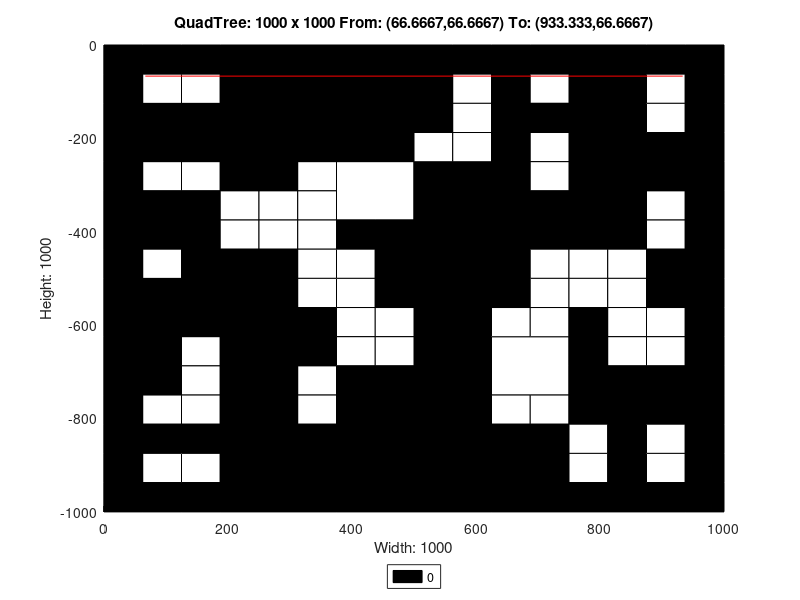

The MATLAB script that drew this image:
axis([0 1000 -1000 0]);
title('QuadTree: 1000 x 1000 From: (66.6667,66.6667) To: (933.333,66.6667)');
xlabel('Width: 1000');
ylabel('Height: 1000');
rectangle('Position',[250 -250 250 250], 'FaceColor',[0 0 0]);
rectangle('Position',[0 -250 125 125], 'FaceColor',[0 0 0]);
rectangle('Position',[125 -250 125 125], 'FaceColor',[0 0 0]);
rectangle('Position',[375 -375 125 125], 'FaceColor',[1 1 1]);
rectangle('Position',[750 -125 125 125], 'FaceColor',[0 0 0]);
rectangle('Position',[750 -250 125 125], 'FaceColor',[0 0 0]);
rectangle('Position',[500 -375 125 125], 'FaceColor',[0 0 0]);
rectangle('Position',[500 -500 125 125], 'FaceColor',[0 0 0]);
rectangle('Position',[750 -375 125 125], 'FaceColor',[0 0 0]);
rectangle('Position',[0 -625 125 125], 'FaceColor',[0 0 0]);
rectangle('Position',[125 -625 125 125], 'FaceColor',[0 0 0]);
rectangle('Position',[0 -750 125 125], 'FaceColor',[0 0 0]);
rectangle('Position',[375 -875 125 125], 'FaceColor',[0 0 0]);
rectangle('Position',[250 -1000 125 125], 'FaceColor',[0 0 0]);
rectangle('Position',[375 -1000 125 125], 'FaceColor',[0 0 0]);
rectangle('Position',[500 -625 125 125], 'FaceColor',[0 0 0]);
rectangle('Position',[500 -750 125 125], 'FaceColor',[0 0 0]);
rectangle('Position',[625 -750 125 125], 'FaceColor',[1 1 1]);
rectangle('Position',[500 -875 125 125], 'FaceColor',[0 0 0]);
rectangle('Position',[500 -1000 125 125], 'FaceColor',[0 0 0]);
rectangle('Position',[625 -1000 125 125], 'FaceColor',[0 0 0]);
rectangle('Position',[0 -62.5 62.5 62.5], 'FaceColor',[0 0 0]);
rectangle('Position',[62.5 -62.5 62.5 62.5], 'FaceColor',[0 0 0]);
rectangle('Position',[0 -125 62.5 62.5], 'FaceColor',[0 0 0]);
rectangle('Position',[62.5 -125 62.5 62.5], 'FaceColor',[1 1 1]);
rectangle('Position',[125 -62.5 62.5 62.5], 'FaceColor',[0 0 0]);
rectangle('Position',[187.5 -62.5 62.5 62.5], 'FaceColor',[0 0 0]);
rectangle('Position',[125 -125 62.5 62.5], 'FaceColor',[1 1 1]);
rectangle('Position',[187.5 -125 62.5 62.5], 'FaceColor',[0 0 0]);
rectangle('Position',[0 -312.5 62.5 62.5], 'FaceColor',[0 0 0]);
rectangle('Position',[62.5 -312.5 62.5 62.5], 'FaceColor',[1 1 1]);
rectangle('Position',[0 -375 62.5 62.5], 'FaceColor',[0 0 0]);
rectangle('Position',[62.5 -375 62.5 62.5], 'FaceColor',[0 0 0]);
rectangle('Position',[125 -312.5 62.5 62.5], 'FaceColor',[1 1 1]);
rectangle('Position',[187.5 -312.5 62.5 62.5], 'FaceColor',[0 0 0]);
rectangle('Position',[125 -375 62.5 62.5], 'FaceColor',[0 0 0]);
rectangle('Position',[187.5 -375 62.5 62.5], 'FaceColor',[1 1 1]);
rectangle('Position',[0 -437.5 62.5 62.5], 'FaceColor',[0 0 0]);
rectangle('Position',[62.5 -437.5 62.5 62.5], 'FaceColor',[0 0 0]);
rectangle('Position',[0 -500 62.5 62.5], 'FaceColor',[0 0 0]);
rectangle('Position',[62.5 -500 62.5 62.5], 'FaceColor',[1 1 1]);
rectangle('Position',[125 -437.5 62.5 62.5], 'FaceColor',[0 0 0]);
rectangle('Position',[187.5 -437.5 62.5 62.5], 'FaceColor',[1 1 1]);
rectangle('Position',[125 -500 62.5 62.5], 'FaceColor',[0 0 0]);
rectangle('Position',[187.5 -500 62.5 62.5], 'FaceColor',[0 0 0]);
rectangle('Position',[250 -312.5 62.5 62.5], 'FaceColor',[0 0 0]);
rectangle('Position',[312.5 -312.5 62.5 62.5], 'FaceColor',[1 1 1]);
rectangle('Position',[250 -375 62.5 62.5], 'FaceColor',[1 1 1]);
rectangle('Position',[312.5 -375 62.5 62.5], 'FaceColor',[1 1 1]);
rectangle('Position',[250 -437.5 62.5 62.5], 'FaceColor',[1 1 1]);
rectangle('Position',[312.5 -437.5 62.5 62.5], 'FaceColor',[1 1 1]);
rectangle('Position',[250 -500 62.5 62.5], 'FaceColor',[0 0 0]);
rectangle('Position',[312.5 -500 62.5 62.5], 'FaceColor',[1 1 1]);
rectangle('Position',[375 -437.5 62.5 62.5], 'FaceColor',[0 0 0]);
rectangle('Position',[437.5 -437.5 62.5 62.5], 'FaceColor',[0 0 0]);
rectangle('Position',[375 -500 62.5 62.5], 'FaceColor',[1 1 1]);
rectangle('Position',[437.5 -500 62.5 62.5], 'FaceColor',[0 0 0]);
rectangle('Position',[500 -62.5 62.5 62.5], 'FaceColor',[0 0 0]);
rectangle('Position',[562.5 -62.5 62.5 62.5], 'FaceColor',[0 0 0]);
rectangle('Position',[500 -125 62.5 62.5], 'FaceColor',[0 0 0]);
rectangle('Position',[562.5 -125 62.5 62.5], 'FaceColor',[1 1 1]);
rectangle('Position',[625 -62.5 62.5 62.5], 'FaceColor',[0 0 0]);
rectangle('Position',[687.5 -62.5 62.5 62.5], 'FaceColor',[0 0 0]);
rectangle('Position',[625 -125 62.5 62.5], 'FaceColor',[0 0 0]);
rectangle('Position',[687.5 -125 62.5 62.5], 'FaceColor',[1 1 1]);
rectangle('Position',[500 -187.5 62.5 62.5], 'FaceColor',[0 0 0]);
rectangle('Position',[562.5 -187.5 62.5 62.5], 'FaceColor',[1 1 1]);
rectangle('Position',[500 -250 62.5 62.5], 'FaceColor',[1 1 1]);
rectangle('Position',[562.5 -250 62.5 62.5], 'FaceColor',[1 1 1]);
rectangle('Position',[625 -187.5 62.5 62.5], 'FaceColor',[0 0 0]);
rectangle('Position',[687.5 -187.5 62.5 62.5], 'FaceColor',[0 0 0]);
rectangle('Position',[625 -250 62.5 62.5], 'FaceColor',[0 0 0]);
rectangle('Position',[687.5 -250 62.5 62.5], 'FaceColor',[1 1 1]);
rectangle('Position',[875 -62.5 62.5 62.5], 'FaceColor',[0 0 0]);
rectangle('Position',[937.5 -62.5 62.5 62.5], 'FaceColor',[0 0 0]);
rectangle('Position',[875 -125 62.5 62.5], 'FaceColor',[1 1 1]);
rectangle('Position',[937.5 -125 62.5 62.5], 'FaceColor',[0 0 0]);
rectangle('Position',[875 -187.5 62.5 62.5], 'FaceColor',[1 1 1]);
rectangle('Position',[937.5 -187.5 62.5 62.5], 'FaceColor',[0 0 0]);
rectangle('Position',[875 -250 62.5 62.5], 'FaceColor',[0 0 0]);
rectangle('Position',[937.5 -250 62.5 62.5], 'FaceColor',[0 0 0]);
rectangle('Position',[625 -312.5 62.5 62.5], 'FaceColor',[0 0 0]);
rectangle('Position',[687.5 -312.5 62.5 62.5], 'FaceColor',[1 1 1]);
rectangle('Position',[625 -375 62.5 62.5], 'FaceColor',[0 0 0]);
rectangle('Position',[687.5 -375 62.5 62.5], 'FaceColor',[0 0 0]);
rectangle('Position',[625 -437.5 62.5 62.5], 'FaceColor',[0 0 0]);
rectangle('Position',[687.5 -437.5 62.5 62.5], 'FaceColor',[0 0 0]);
rectangle('Position',[625 -500 62.5 62.5], 'FaceColor',[0 0 0]);
rectangle('Position',[687.5 -500 62.5 62.5], 'FaceColor',[1 1 1]);
rectangle('Position',[875 -312.5 62.5 62.5], 'FaceColor',[0 0 0]);
rectangle('Position',[937.5 -312.5 62.5 62.5], 'FaceColor',[0 0 0]);
rectangle('Position',[875 -375 62.5 62.5], 'FaceColor',[1 1 1]);
rectangle('Position',[937.5 -375 62.5 62.5], 'FaceColor',[0 0 0]);
rectangle('Position',[750 -437.5 62.5 62.5], 'FaceColor',[0 0 0]);
rectangle('Position',[812.5 -437.5 62.5 62.5], 'FaceColor',[0 0 0]);
rectangle('Position',[750 -500 62.5 62.5], 'FaceColor',[1 1 1]);
rectangle('Position',[812.5 -500 62.5 62.5], 'FaceColor',[1 1 1]);
rectangle('Position',[875 -437.5 62.5 62.5], 'FaceColor',[1 1 1]);
rectangle('Position',[937.5 -437.5 62.5 62.5], 'FaceColor',[0 0 0]);
rectangle('Position',[875 -500 62.5 62.5], 'FaceColor',[0 0 0]);
rectangle('Position',[937.5 -500 62.5 62.5], 'FaceColor',[0 0 0]);
rectangle('Position',[125 -687.5 62.5 62.5], 'FaceColor',[1 1 1]);
rectangle('Position',[187.5 -687.5 62.5 62.5], 'FaceColor',[0 0 0]);
rectangle('Position',[125 -750 62.5 62.5], 'FaceColor',[1 1 1]);
rectangle('Position',[187.5 -750 62.5 62.5], 'FaceColor',[0 0 0]);
rectangle('Position',[250 -562.5 62.5 62.5], 'FaceColor',[0 0 0]);
rectangle('Position',[312.5 -562.5 62.5 62.5], 'FaceColor',[1 1 1]);
rectangle('Position',[250 -625 62.5 62.5], 'FaceColor',[0 0 0]);
rectangle('Position',[312.5 -625 62.5 62.5], 'FaceColor',[0 0 0]);
rectangle('Position',[375 -562.5 62.5 62.5], 'FaceColor',[1 1 1]);
rectangle('Position',[437.5 -562.5 62.5 62.5], 'FaceColor',[0 0 0]);
rectangle('Position',[375 -625 62.5 62.5], 'FaceColor',[1 1 1]);
rectangle('Position',[437.5 -625 62.5 62.5], 'FaceColor',[1 1 1]);
rectangle('Position',[250 -687.5 62.5 62.5], 'FaceColor',[0 0 0]);
rectangle('Position',[312.5 -687.5 62.5 62.5], 'FaceColor',[0 0 0]);
rectangle('Position',[250 -750 62.5 62.5], 'FaceColor',[0 0 0]);
rectangle('Position',[312.5 -750 62.5 62.5], 'FaceColor',[1 1 1]);
rectangle('Position',[375 -687.5 62.5 62.5], 'FaceColor',[1 1 1]);
rectangle('Position',[437.5 -687.5 62.5 62.5], 'FaceColor',[1 1 1]);
rectangle('Position',[375 -750 62.5 62.5], 'FaceColor',[0 0 0]);
rectangle('Position',[437.5 -750 62.5 62.5], 'FaceColor',[0 0 0]);
rectangle('Position',[0 -812.5 62.5 62.5], 'FaceColor',[0 0 0]);
rectangle('Position',[62.5 -812.5 62.5 62.5], 'FaceColor',[1 1 1]);
rectangle('Position',[0 -875 62.5 62.5], 'FaceColor',[0 0 0]);
rectangle('Position',[62.5 -875 62.5 62.5], 'FaceColor',[0 0 0]);
rectangle('Position',[125 -812.5 62.5 62.5], 'FaceColor',[1 1 1]);
rectangle('Position',[187.5 -812.5 62.5 62.5], 'FaceColor',[0 0 0]);
rectangle('Position',[125 -875 62.5 62.5], 'FaceColor',[0 0 0]);
rectangle('Position',[187.5 -875 62.5 62.5], 'FaceColor',[0 0 0]);
rectangle('Position',[0 -937.5 62.5 62.5], 'FaceColor',[0 0 0]);
rectangle('Position',[62.5 -937.5 62.5 62.5], 'FaceColor',[1 1 1]);
rectangle('Position',[0 -1000 62.5 62.5], 'FaceColor',[0 0 0]);
rectangle('Position',[62.5 -1000 62.5 62.5], 'FaceColor',[0 0 0]);
rectangle('Position',[125 -937.5 62.5 62.5], 'FaceColor',[1 1 1]);
rectangle('Position',[187.5 -937.5 62.5 62.5], 'FaceColor',[0 0 0]);
rectangle('Position',[125 -1000 62.5 62.5], 'FaceColor',[0 0 0]);
rectangle('Position',[187.5 -1000 62.5 62.5], 'FaceColor',[0 0 0]);
rectangle('Position',[250 -812.5 62.5 62.5], 'FaceColor',[0 0 0]);
rectangle('Position',[312.5 -812.5 62.5 62.5], 'FaceColor',[1 1 1]);
rectangle('Position',[250 -875 62.5 62.5], 'FaceColor',[0 0 0]);
rectangle('Position',[312.5 -875 62.5 62.5], 'FaceColor',[0 0 0]);
rectangle('Position',[625 -562.5 62.5 62.5], 'FaceColor',[0 0 0]);
rectangle('Position',[687.5 -562.5 62.5 62.5], 'FaceColor',[1 1 1]);
rectangle('Position',[625 -625 62.5 62.5], 'FaceColor',[1 1 1]);
rectangle('Position',[687.5 -625 62.5 62.5], 'FaceColor',[1 1 1]);
rectangle('Position',[750 -562.5 62.5 62.5], 'FaceColor',[1 1 1]);
rectangle('Position',[812.5 -562.5 62.5 62.5], 'FaceColor',[1 1 1]);
rectangle('Position',[750 -625 62.5 62.5], 'FaceColor',[0 0 0]);
rectangle('Position',[812.5 -625 62.5 62.5], 'FaceColor',[1 1 1]);
rectangle('Position',[875 -562.5 62.5 62.5], 'FaceColor',[0 0 0]);
rectangle('Position',[937.5 -562.5 62.5 62.5], 'FaceColor',[0 0 0]);
rectangle('Position',[875 -625 62.5 62.5], 'FaceColor',[1 1 1]);
rectangle('Position',[937.5 -625 62.5 62.5], 'FaceColor',[0 0 0]);
rectangle('Position',[750 -687.5 62.5 62.5], 'FaceColor',[0 0 0]);
rectangle('Position',[812.5 -687.5 62.5 62.5], 'FaceColor',[1 1 1]);
rectangle('Position',[750 -750 62.5 62.5], 'FaceColor',[0 0 0]);
rectangle('Position',[812.5 -750 62.5 62.5], 'FaceColor',[0 0 0]);
rectangle('Position',[875 -687.5 62.5 62.5], 'FaceColor',[1 1 1]);
rectangle('Position',[937.5 -687.5 62.5 62.5], 'FaceColor',[0 0 0]);
rectangle('Position',[875 -750 62.5 62.5], 'FaceColor',[0 0 0]);
rectangle('Position',[937.5 -750 62.5 62.5], 'FaceColor',[0 0 0]);
rectangle('Position',[625 -812.5 62.5 62.5], 'FaceColor',[1 1 1]);
rectangle('Position',[687.5 -812.5 62.5 62.5], 'FaceColor',[1 1 1]);
rectangle('Position',[625 -875 62.5 62.5], 'FaceColor',[0 0 0]);
rectangle('Position',[687.5 -875 62.5 62.5], 'FaceColor',[0 0 0]);
rectangle('Position',[750 -812.5 62.5 62.5], 'FaceColor',[0 0 0]);
rectangle('Position',[812.5 -812.5 62.5 62.5], 'FaceColor',[0 0 0]);
rectangle('Position',[750 -875 62.5 62.5], 'FaceColor',[1 1 1]);
rectangle('Position',[812.5 -875 62.5 62.5], 'FaceColor',[0 0 0]);
rectangle('Position',[875 -812.5 62.5 62.5], 'FaceColor',[0 0 0]);
rectangle('Position',[937.5 -812.5 62.5 62.5], 'FaceColor',[0 0 0]);
rectangle('Position',[875 -875 62.5 62.5], 'FaceColor',[1 1 1]);
rectangle('Position',[937.5 -875 62.5 62.5], 'FaceColor',[0 0 0]);
rectangle('Position',[750 -937.5 62.5 62.5], 'FaceColor',[1 1 1]);
rectangle('Position',[812.5 -937.5 62.5 62.5], 'FaceColor',[0 0 0]);
rectangle('Position',[750 -1000 62.5 62.5], 'FaceColor',[0 0 0]);
rectangle('Position',[812.5 -1000 62.5 62.5], 'FaceColor',[0 0 0]);
rectangle('Position',[875 -937.5 62.5 62.5], 'FaceColor',[1 1 1]);
rectangle('Position',[937.5 -937.5 62.5 62.5], 'FaceColor',[0 0 0]);
rectangle('Position',[875 -1000 62.5 62.5], 'FaceColor',[0 0 0]);
rectangle('Position',[937.5 -1000 62.5 62.5], 'FaceColor',[0 0 0]);
X=[933.333,66.6667];
Y=[-66.6667,-66.6667];
hold on;
plot(X,Y,'r');
legend('0','Location','southoutside');
